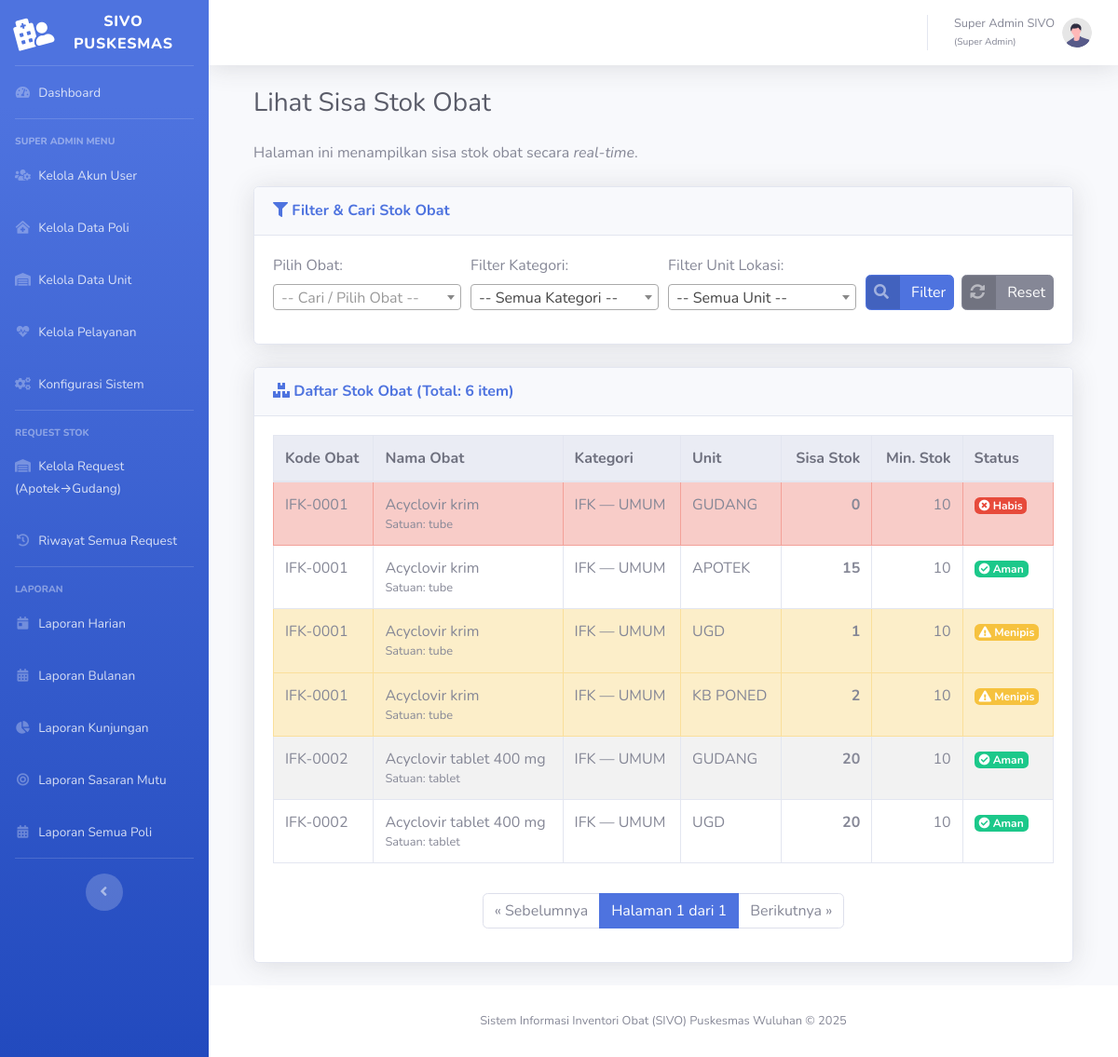
Screenshot of /stok/lihat.php (signed in) with the database file from the repository.
### tables this page shows
CREATE TABLE `tbl_stok_inventori` (
  `id_stok` int(11) NOT NULL,
  `id_obat` int(11) NOT NULL,
  `id_unit` int(11) NOT NULL,
  `stok_akhir` int(11) NOT NULL DEFAULT 0,
  `stok_minimum` int(11) NOT NULL DEFAULT 10 COMMENT 'Batas min PER UNIT (Gudang/Apotek/UGD).',
  `updated_at` datetime DEFAULT current_timestamp() ON UPDATE current_timestamp() COMMENT 'Tahu kapan stok terakhir di-update. Full otomatis.',
  CONSTRAINT `chk_stok_nonneg` CHECK (`stok_akhir` >= 0)
);

CREATE TABLE `tbl_obat` (
  `id_obat` int(11) NOT NULL,
  `kode_obat` varchar(20) NOT NULL,
  `nama_obat` varchar(255) NOT NULL,
  `satuan` varchar(30) NOT NULL,
  `id_kategori_obat` int(11) DEFAULT NULL
);

CREATE TABLE `tbl_jenis_obat` (
  `id_jenis_obat` int(11) NOT NULL,
  `nama_jenis_obat` varchar(50) NOT NULL COMMENT 'Cth: IFK, BLUD'
);

CREATE TABLE `tbl_kategori_obat` (
  `id_kategori_obat` int(11) NOT NULL,
  `id_jenis_obat` int(11) NOT NULL,
  `nama_kategori` varchar(100) NOT NULL COMMENT 'Cth: UMUM, PROGRAM IMUNISASI, BAHAN KIMIA'
);

CREATE TABLE `tbl_unit` (
  `id_unit` int(11) NOT NULL,
  `nama_unit` varchar(50) NOT NULL COMMENT 'Cth: GUDANG, APOTEK, UGD, RAWAT INAP, KB PONED'
);

### stok/lihat.php (the view, shortened to what this page needs)
<?php
require_once '../config.php';
$page_title = "Lihat Sisa Stok Obat";
try {
    $isAdmin = ($_SESSION['role_id'] == 1 || $_SESSION['role_id'] == 2);
    $filter_unit_id = '';
    switch ($_SESSION['role_id']) {
        case 1:
        case 2:
            $filter_unit_id = $_GET['unit'] ?? '';
            break;
    }
    $filter_kategori = $_GET['kategori'] ?? '';
    $filter_id_obat  = isset($_GET['id_obat']) ? (int)$_GET['id_obat'] : 0;
    $data_per_halaman  = 20;
    $halaman_saat_ini  = isset($_GET['halaman']) ? max(1, (int)$_GET['halaman']) : 1;
    $offset            = ($halaman_saat_ini - 1) * $data_per_halaman;
    $sql_base = "FROM
                    tbl_stok_inventori s
                JOIN
                    tbl_obat o ON s.id_obat = o.id_obat
                LEFT JOIN
                    tbl_kategori_obat k ON o.id_kategori_obat = k.id_kategori_obat
                LEFT JOIN
                    tbl_jenis_obat j ON k.id_jenis_obat = j.id_jenis_obat";
    $where_conditions = [];
    $params           = [];
    $sql_where = !empty($where_conditions)
        ? " WHERE " . implode(" AND ", $where_conditions)
        : "";
    $sql_count = "SELECT COUNT(s.id_stok) " . $sql_base . $sql_where;
    $stmt_count = $pdo->prepare($sql_count);
    $stmt_count->execute($params);
    $total_data    = $stmt_count->fetchColumn();
    $total_halaman = max(1, (int)ceil($total_data / $data_per_halaman));
    $sql_stok = "SELECT
                    s.id_stok, s.stok_akhir, s.stok_minimum, s.updated_at,
                    o.id_obat, o.kode_obat, o.nama_obat, o.satuan,
                    k.nama_kategori, j.nama_jenis_obat,
                    u.nama_unit
                " . $sql_base . "
                LEFT JOIN tbl_unit u ON s.id_unit = u.id_unit"
                . $sql_where . "
                ORDER BY
                    o.nama_obat ASC
                LIMIT ? OFFSET ?";
    $params_data   = $params;
    $params_data[] = $data_per_halaman;
    $params_data[] = $offset;
    $stmt_stok_list = $pdo->prepare($sql_stok);
    $stmt_stok_list->execute($params_data);
    $stoks = $stmt_stok_list->fetchAll();
} catch (PDOException $e) {
    die("Error mengambil data: " . $e->getMessage());
}
include '../templates/header.php';
?>
<div class="container-fluid">
    <h1 class="h3 mb-4 text-gray-800"><?php echo htmlspecialchars($page_title); ?></h1>
    <p class="mb-4">Halaman ini menampilkan sisa stok obat secara <em>real-time</em>.</p>
    <div class="row">
        <div class="col-lg-12">
            <div class="card shadow mb-4">
                <div class="card-header py-3">
                    <h6 class="m-0 font-weight-bold text-primary">
                        <i class="fas fa-filter"></i> Filter &amp; Cari Stok Obat
                    </h6>
                </div>
                <div class="card-body">
                    <form action="<?php echo BASE_URL; ?>stok/lihat.php" method="GET">
                        <div class="form-row">
                            <div class="form-group <?php echo $isAdmin ? 'col-md-3' : 'col-md-4'; ?>">
                                <label for="id_obat">Pilih Obat:</label>
                            </div>
                            <div class="form-group <?php echo $isAdmin ? 'col-md-3' : 'col-md-4'; ?>">
                                <label for="kategori">Filter Kategori:</label>
                            </div>
                            <?php if ($isAdmin): ?>
                            <div class="form-group col-md-3">
                                <label for="unit">Filter Unit Lokasi:</label>
                            </div>
                            <?php endif; ?>
                            <div class="form-group <?php echo $isAdmin ? 'col-md-3' : 'col-md-4'; ?> d-flex align-items-end">
                                <button type="submit" class="btn btn-primary btn-icon-split mr-2">
                                    <span class="icon text-white-50"><i class="fas fa-search"></i></span>
                                    <span class="text">Filter</span>
                                </button>
                                <a href="<?php echo BASE_URL; ?>stok/lihat.php" class="btn btn-secondary btn-icon-split">
                                    <span class="icon text-white-50"><i class="fas fa-sync-alt"></i></span>
                                    <span class="text">Reset</span>
                                </a>
                            </div>
                        </div>
                    </form>
                </div>
            </div>
        </div>
        <div class="col-lg-12">
            <div class="card shadow mb-4">
                <div class="card-header py-3">
                    <h6 class="m-0 font-weight-bold text-primary">
                        <i class="fas fa-boxes"></i>
                        Daftar Stok Obat (Total: <?php echo $total_data; ?> item)
                    </h6>
                </div>
                <div class="card-body">
                    <div class="table-responsive">
                        <table class="table table-bordered table-striped" width="100%" cellspacing="0">
                            <thead class="thead-light">
                                <tr>
                                    <th>Kode Obat</th>
                                    <th>Nama Obat</th>
                                    <th>Kategori</th>
                                    <?php if ($isAdmin && empty($filter_unit_id)): ?>
                                    <th>Unit</th>
                                    <?php endif; ?>
                                    <th class="text-right">Sisa Stok</th>
                                    <th class="text-right">Min. Stok</th>
                                    <th>Status</th>
                                </tr>
                            </thead>
                            <tbody>
                                <?php if (empty($stoks)): ?>
                                    <tr>
                                        <td colspan="<?php echo ($isAdmin && empty($filter_unit_id)) ? 7 : 6; ?>" class="text-center text-muted">
                                            <?php echo (empty($filter_kategori) && empty($filter_id_obat) && empty($filter_unit_id))
                                                ? '<i class="fas fa-box-open fa-2x mb-2 d-block"></i>Belum ada data stok.'
                                                : '<i class="fas fa-search fa-2x mb-2 d-block"></i>Data stok tidak ditemukan dengan filter ini.'; ?>
                                        </td>
                                    </tr>
                                <?php else: ?>
                                    <?php foreach ($stoks as $stok):
                                        $status_badge = '<span class="badge badge-success"><i class="fas fa-check-circle"></i> Aman</span>';
                                        $tr_class     = '';
                                        if ($stok['stok_akhir'] == 0) {
                                            $status_badge = '<span class="badge badge-danger"><i class="fas fa-times-circle"></i> Habis</span>';
                                            $tr_class     = 'table-danger';
                                        } elseif ($stok['stok_akhir'] < $stok['stok_minimum']) {
                                            $status_badge = '<span class="badge badge-warning"><i class="fas fa-exclamation-triangle"></i> Menipis</span>';
                                            $tr_class     = 'table-warning';
                                        }
                                    ?>
                                    <tr class="<?php echo $tr_class; ?>">
                                        <td><?php echo htmlspecialchars($stok['kode_obat']); ?></td>
                                        <td>
                                            <?php echo htmlspecialchars($stok['nama_obat']); ?>
                                            <small class="d-block text-muted">
                                                Satuan: <?php echo htmlspecialchars($stok['satuan']); ?>
                                            </small>
                                        </td>
                                        <td>
                                            <?php
                                            $kat = $stok['nama_jenis_obat'] ?? '';
                                            $sub = $stok['nama_kategori']  ?? '';
                                            echo htmlspecialchars($kat ? ($sub ? "$kat — $sub" : $kat) : ($sub ?: 'N/A'));
                                            ?>
                                        </td>
                                        <?php if ($isAdmin && empty($filter_unit_id)): ?>
                                        <td><?php echo htmlspecialchars($stok['nama_unit'] ?? 'N/A'); ?></td>
                                        <?php endif; ?>
                                        <td class="font-weight-bold text-right"><?php echo number_format($stok['stok_akhir']); ?></td>
                                        <td class="text-right"><?php echo number_format($stok['stok_minimum']); ?></td>
                                        <td><?php echo $status_badge; ?></td>
                                    </tr>
                                    <?php endforeach; ?>
                                <?php endif; ?>
                            </tbody>
                        </table>
                    </div>
                    <nav aria-label="Navigasi Halaman" class="mt-3">
                        <ul class="pagination justify-content-center">
                            <?php
                            $query_params = [];
                            if ($halaman_saat_ini > 1) {
                                $query_params['halaman'] = $halaman_saat_ini - 1;
                                echo '<li class="page-item"><a class="page-link" href="?' . http_build_query($query_params) . '">&laquo; Sebelumnya</a></li>';
                            } else {
                                echo '<li class="page-item disabled"><span class="page-link">&laquo; Sebelumnya</span></li>';
                            }
                            echo '<li class="page-item active" aria-current="page">
                                    <span class="page-link">Halaman ' . $halaman_saat_ini . ' dari ' . $total_halaman . '</span>
                                  </li>';
                            if ($halaman_saat_ini < $total_halaman) {
                                $query_params['halaman'] = $halaman_saat_ini + 1;
                                echo '<li class="page-item"><a class="page-link" href="?' . http_build_query($query_params) . '">Berikutnya &raquo;</a></li>';
                            } else {
                                echo '<li class="page-item disabled"><span class="page-link">Berikutnya &raquo;</span></li>';
                            }
                            ?>
                        </ul>
                    </nav>
                </div>
            </div>
        </div>
    </div>
</div>
<?php
include '../templates/footer.php';
?>

### rows the page displays
tbl_stok_inventori: id_obat.kode_obat "IFK-0001", id_obat.nama_obat "Acyclovir krim", id_obat.satuan "tube", tbl_jenis_obat.nama_jenis_obat "IFK — UMUM", id_unit.nama_unit "GUDANG", stok_akhir "0", stok_minimum "10", shows "Habis"
tbl_stok_inventori: id_obat.kode_obat "IFK-0001", id_obat.nama_obat "Acyclovir krim", id_obat.satuan "tube", tbl_jenis_obat.nama_jenis_obat "IFK — UMUM", id_unit.nama_unit "APOTEK", stok_akhir "15", stok_minimum "10"
tbl_stok_inventori: id_obat.kode_obat "IFK-0001", id_obat.nama_obat "Acyclovir krim", id_obat.satuan "tube", tbl_jenis_obat.nama_jenis_obat "IFK — UMUM", id_unit.nama_unit "UGD", stok_akhir "1", stok_minimum "10", shows "Menipis"
tbl_stok_inventori: id_obat.kode_obat "IFK-0001", id_obat.nama_obat "Acyclovir krim", id_obat.satuan "tube", tbl_jenis_obat.nama_jenis_obat "IFK — UMUM", id_unit.nama_unit "KB PONED", stok_akhir "2", stok_minimum "10", shows "Menipis"
tbl_stok_inventori: id_obat.kode_obat "IFK-0002", id_obat.nama_obat "Acyclovir tablet 400 mg", id_obat.satuan "tablet", tbl_jenis_obat.nama_jenis_obat "IFK — UMUM", id_unit.nama_unit "GUDANG", stok_akhir "20", stok_minimum "10"
tbl_stok_inventori: id_obat.kode_obat "IFK-0002", id_obat.nama_obat "Acyclovir tablet 400 mg", id_obat.satuan "tablet", tbl_jenis_obat.nama_jenis_obat "IFK — UMUM", id_unit.nama_unit "UGD", stok_akhir "20", stok_minimum "10"

### other values shown
$_SESSION['nama_lengkap'] "Super Admin SIVO"
$_SESSION['role_nama'] "Super Admin"
$page_title "Lihat Sisa Stok Obat"
$total_data "6"
$halaman_saat_ini "1"
$total_halaman "1"
